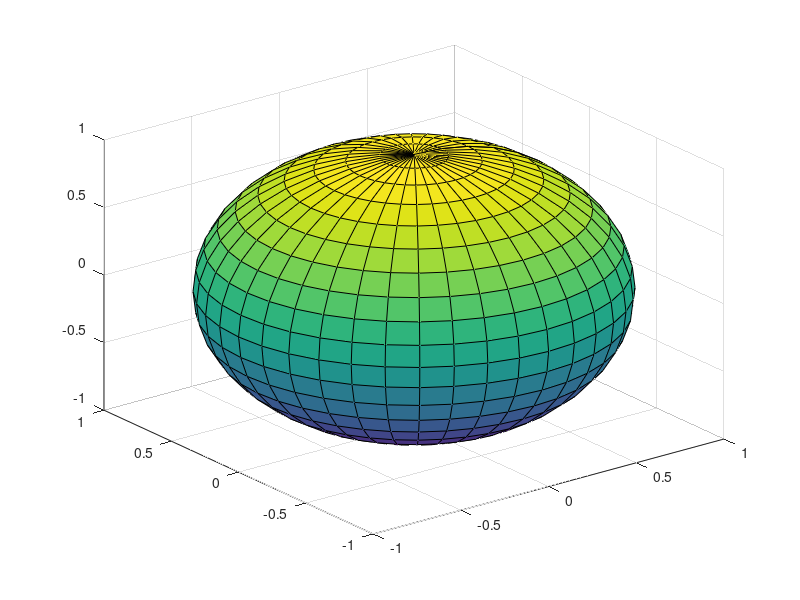

Recreate this plot in MATLAB. (Note: this script raises an error after producing the figure.)
clear all; close all; clc
delta = pi/20;
phi   = 0 : delta : 2*pi;
theta = 0 : delta : pi;
[phi,theta] = meshgrid(phi,theta);
x0 = 0; y0 = 0; z0 = 0;
r = 1;

x = x0 + r.*sin(theta).*cos(phi);
y = y0 + r.*sin(theta).*sin(phi);
z = z0 + r.*cos(theta);
h = surf(x,y,z);
%zoom(10);
disp('Click anywhere on the surface, then hit return')
pause
[p v vi face facei] = select3d(h);
marker1 = line('xdata',p(1),'ydata',p(2),'zdata',p(3),'marker','o',...
            'erasemode','xor','markerfacecolor','k');
marker2 = line('xdata',v(1),'ydata',v(2),'zdata',v(3),'marker','o',...
            'erasemode','xor','markerfacecolor','b');
% marker2 = line('erasemode','xor','xdata',face(1,:),'ydata',face(2,:),...
%             'zdata',face(3,:),'linewidth',10);
disp(sprintf('\nYou clicked at\nX: %.2f\nY: %.2f\nZ: %.2f',p(1),p(2),p(3)'))
disp(sprintf('\nThe nearest vertex is\nX: %.2f\nY: %.2f\nZ: %.2f',v(1),v(2),v(3)'))
